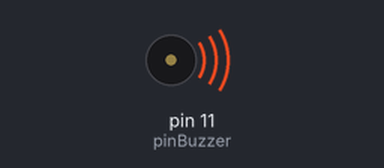
Bench run of a sketch on a simulated Arduino Uno, built with avr-gcc and run on an emulated ATmega328P. Parts: buzzer (waves = sounding).

Above: at 0.2 s.
At 10.3 s:
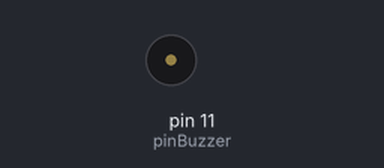
Timing chart, 0 to 16.1 s (numbered marks = the images above):
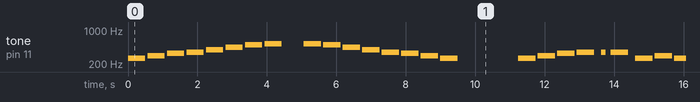

Measured:
- by itself, tone on pin 11 (pinBuzzer): plays 264 Hz for 0.50 s, 294 Hz for 0.50 s, 330 Hz for 0.50 s, 349 Hz for 0.50 s, 392 Hz for 0.50 s, 440 Hz for 0.50 s … (211 notes in this stretch)

The sketch:

buzzer_com_funcao.ino
```cpp
/*
Este é um exemplo de programa que possui uma função definida pelo usuário
A função toca(nota, duracao) aciona o Buzzer com a nota correspondente por ## ms)
A função possui as notas do4, re4, fa4, sol4, la4 [440 Hz], si4 e d05
A função também possui a opção "pausa" para o valor de nota
Exemplos de chamada:
  toca(do4, 500);
  toca(pausa, 1500);
Obs.: A função toca() não gera retorno.
Elaborado por Prof. Filippo Valiante Filho
https://prof.valiante.info
Abril/2025
*/

int duracao;
int pinBuzzer = 11;
enum nota {do4, re4, mi4, fa4, sol4, la4, si4, do5, pausa};
//vnota nota;

void setup() {
  pinMode(pinBuzzer, OUTPUT); // configura o pino do buzzer como saída
}

void loop() {
  toca(do4, 500);
  toca(re4, 500);
  toca(mi4, 500);
  toca(fa4, 500);
  toca(sol4, 500);
  toca(la4, 500);
  toca(si4, 500);
  toca(do5, 500);
  toca(pausa, 500);
  toca(do5, 500);
  toca(si4, 500);
  toca(la4, 500);
  toca(sol4, 500);
  toca(fa4, 500);
  toca(mi4, 500);
  toca(re4, 500);
  toca(do4, 500);
  toca(pausa, 1500);
  toca(do4, 500);
  toca(re4, 500);
  toca(mi4, 500);
  toca(fa4, 500);
  toca(pausa, 125);
  toca(fa4, 125);
  toca(pausa, 125);
  toca(fa4, 500);
  toca(pausa, 125);
  toca(do4, 500);
  toca(re4, 500);
  toca(do4, 500);
  toca(re4, 500);
  toca(pausa, 125);
  toca(re4, 125);
  toca(pausa, 125);
  toca(re4, 500);
  toca(pausa, 125);
  toca(do4, 500);
  toca(sol4, 500);
  toca(fa4, 500);
  toca(mi4, 500);
  toca(pausa, 125);
  toca(mi4, 125);
  toca(pausa, 125);
  toca(mi4, 500);
  toca(pausa, 125);
  toca(do4, 500);
  toca(re4, 500);
  toca(mi4, 500);
  toca(fa4, 500);
  toca(pausa, 125);
  toca(fa4, 125);
  toca(pausa, 125);
  toca(fa4, 500);
  toca(pausa, 125);
}

//Função toca()
void toca(int nota, int duracao) {
  switch (nota) {
    case do4 :
      tone(pinBuzzer, 264);
      delay(duracao);
      noTone(pinBuzzer);
      delay(duracao/8);
      break;
    case re4 :
      tone(pinBuzzer, 294);
      delay(duracao);
      noTone(pinBuzzer);
      delay(duracao/8);
      break;
    case mi4 :
      tone(pinBuzzer, 330);
      delay(duracao);
      noTone(pinBuzzer);
      delay(duracao/8);
    break;
    case fa4 :
      tone(pinBuzzer, 349);
      delay(duracao);
      noTone(pinBuzzer);
      delay(duracao/8);
      break;
    case sol4 :
      tone(pinBuzzer, 392);
      delay(duracao);
      noTone(pinBuzzer);
      delay(duracao/8);
      break;
    case la4 :
      tone(pinBuzzer, 440);
      delay(duracao);
      noTone(pinBuzzer);
      delay(duracao/8);
      break;
    case si4 :
      tone(pinBuzzer, 494);
      delay(duracao);
      noTone(pinBuzzer);
      delay(duracao/8);
      break;
    case do5 :
      tone(pinBuzzer, 527);
      delay(duracao);
      noTone(pinBuzzer);
      delay(duracao/8);
      break;
    case pausa :
      noTone(pinBuzzer);
      delay(duracao);
      noTone(pinBuzzer);
      delay(duracao/8);
      break;
    default:
      noTone(pinBuzzer);
      break;
  }
}
```
